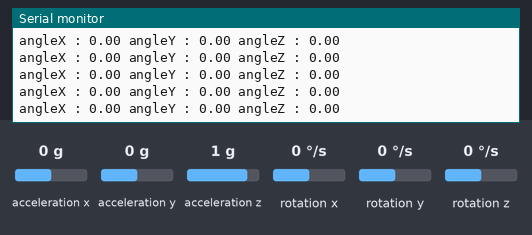
This sketch was run on a simulated Arduino Uno, built with avr-gcc and run on an emulated ATmega328P. Shown: the last lines printed to the serial monitor. Inputs (shaded band) come from the test bench; at power-on: acceleration x 0 g, acceleration y 0 g, rotation z 0 °/s, acceleration z 1 g, rotation x 0 °/s, rotation y 0 °/s.

Above: at 4.2 s.
4.3 s: acceleration x set to -1.4 g
At 4.45 s:
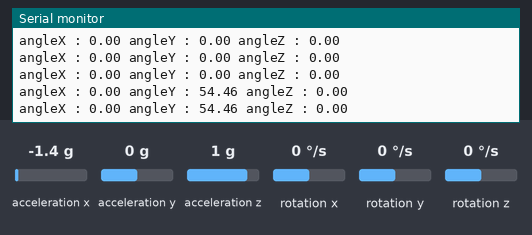
7.3 s: acceleration y set to -1.4 g
At 7.34 s:
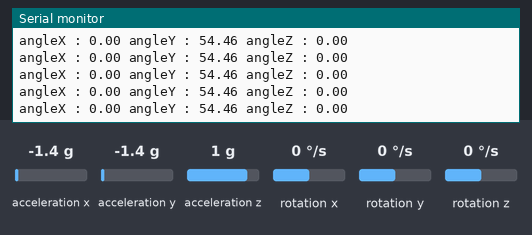
10.3 s: rotation z set to -192 °/s
At 10.3 s:
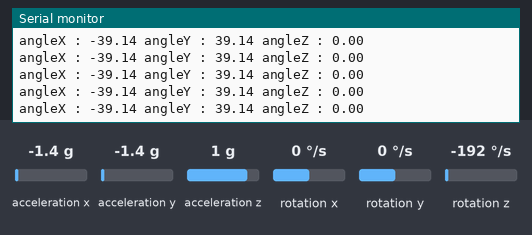
13.3 s: acceleration x set to 0 g
At 13.33 s:
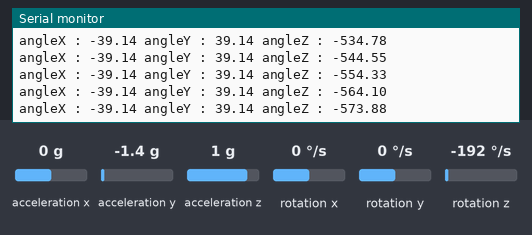
16.3 s: acceleration y set to 0 g
At 16.34 s:
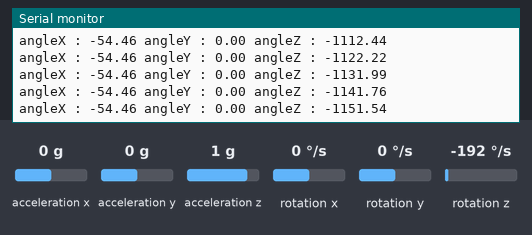
19.3 s: acceleration x set to 0.8 g
At 19.33 s:
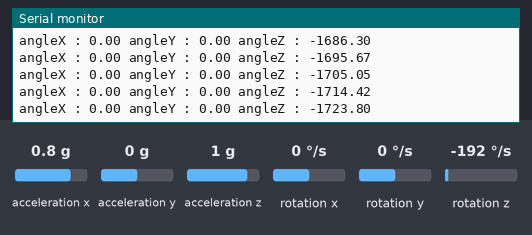
Timing chart, 0 to 22.3 s (numbered marks = the images above; inputs shaded):
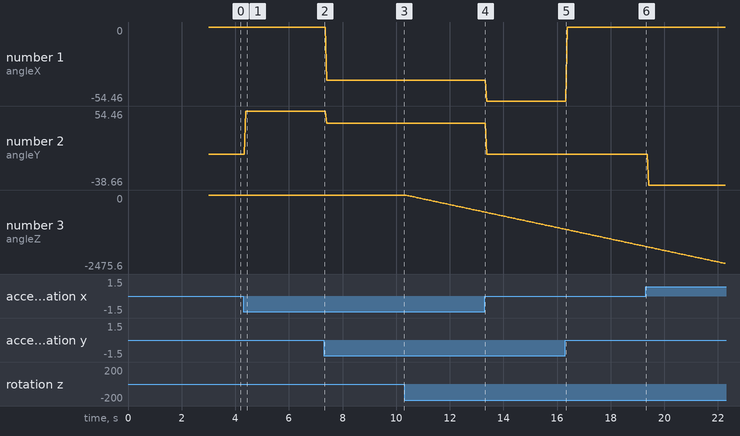

Measured:
- after the input at 4.3 s, the serial monitor: prints a new line after 0.09 s (image 1)
- plotted number 1: 0 → -39.14 after the input at 7.3 s
- plotted number 2: 0 → 54.46 after the input at 4.3 s, 54.46 → 39.14 after the input at 7.3 s
- plotted number 3: 0 → -564.1 after the input at 10.3 s

The sketch:

Accelerometer.ino
```cpp
//  라이브러리 헤더 파일 추가
#include <MPU6050_tockn.h>
#include <Wire.h>

MPU6050 mpu6050(Wire);

void setup() {
  Serial.begin(9600);
  Wire.begin();
  mpu6050.begin();
  //  센서의 초기값을 보정해주는 함수.
  mpu6050.calcGyroOffsets(true);

  //mpu6050.setGyroOffsets(x, y, z);  // 임의값을 ()안에서 줄 수도 있음.(1.0, 2.7, 등등) > 초기값에 따라 센서값이 달라짐
}

void loop() {
  mpu6050.update();
  Serial.print("angleX : ");
  Serial.print(mpu6050.getAngleX());
  Serial.print(" angleY : ");
  Serial.print(mpu6050.getAngleY());
  Serial.print(" angleZ : ");
  Serial.print(mpu6050.getAngleZ());
  Serial.println();
}
```
